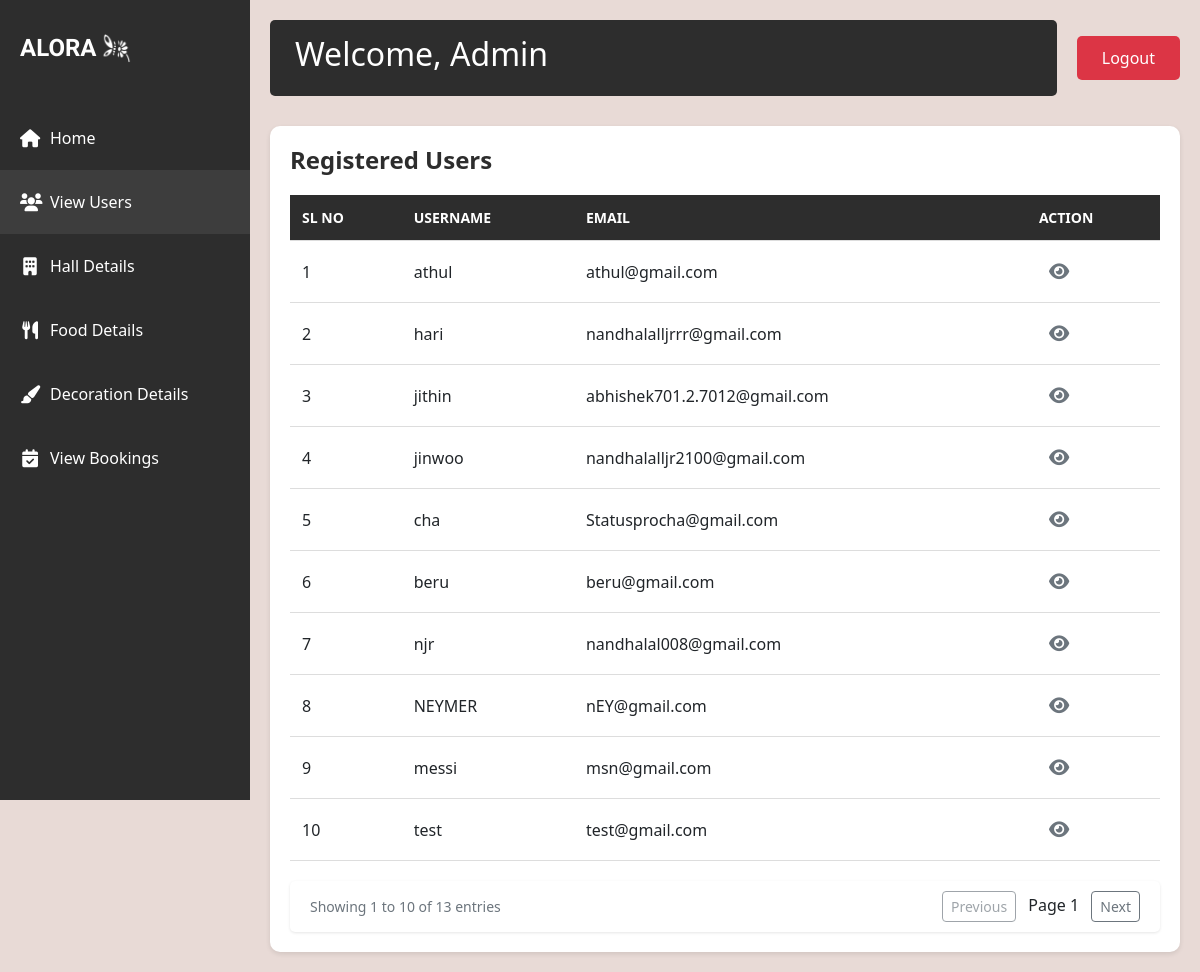
Page /viewusers on the committed database.
### app/models.py (models this page shows)
class User_details(models.Model):
    user_id=models.ForeignKey(User,on_delete=models.CASCADE)
    phone_number=models.CharField(max_length=10,unique=True)
    gender=models.CharField(max_length=10)
    address=models.TextField()

### app/views.py (the view)
# urls.py: path('viewusers',views.viewusers,name='viewusers'),
def viewusers(request):
    user_details = User_details.objects.all()
    context = {
        'user_details': user_details,
    }
    return  render(request,'viewusers.html',context)

### templates/viewusers.html (shortened to what this page needs)
<!DOCTYPE html>
<html lang="en">
<head>
    {% load static %}
    <link href="https://cdn.jsdelivr.net/npm/bootstrap@5.3.0/dist/css/bootstrap.min.css" rel="stylesheet">
    <link rel="stylesheet" href="https://cdnjs.cloudflare.com/ajax/libs/font-awesome/6.0.0/css/all.min.css">
</head>
<body>
    <div class="sidebar">
        <div class="logo-container">
            <div class="logo">ALORA</div>
            <img src="{% static 'aloral.png' %}" alt="Light Bulb" class="logo-image">
        </div>
        <nav class="nav flex-column">
            <a class="nav-link" href="{% url 'admin' %}">
                <i class="fas fa-home"></i> Home
            </a>
            <a class="nav-link active" href="{% url 'viewusers' %}">
                <i class="fas fa-users"></i> View Users
            </a>
            <a class="nav-link" href="{% url 'halldetails' %}">
                <i class="fas fa-building"></i> Hall Details
            </a>
            <a class="nav-link" href="{% url 'fooddetails' %}">
                <i class="fas fa-utensils"></i> Food Details
            </a>
            <a class="nav-link" href="{% url 'decorationdetails' %}">
                <i class="fas fa-paint-brush"></i> Decoration Details
            </a>
            <a class="nav-link" href="{% url 'admin_view_booking' %}">
                <i class="fas fa-calendar-check"></i> View Bookings
            </a>
        </nav>
    </div>
    <div class="main-content">
        <div class="top-nav">
            <div class="welcome-section">
                <h2>Welcome, Admin</h2>
            </div>
            <a href="{% url 'logout' %}" class="logout-btn">Logout</a>
        </div>
        <div class="users-table">
            <h1>Registered Users</h1>
            <table>
                <thead>
                    <tr>
                        <th>Sl No</th>
                        <th>Username</th>
                        <th>Email</th>
                        <th>Action</th>
                    </tr>
                </thead>
                <tbody>
                    {% for x in user_details %}
                        <tr>
                            <td>{{ forloop.counter }}</td>
                            <td>{{ x.user_id.username }}</td>
                            <td>{{ x.user_id.email }}</td>
                            <td>
                                <button class="eye-btn" onclick="toggleDetails(this, 'details-{{ forloop.counter }}')">
                                    <i class="fas fa-eye"></i>
                                </button>
                            </td>
                        </tr>
                    {% endfor %}
                </tbody>
            </table>
            <div class="pagination-controls">
                <div class="d-flex justify-content-between align-items-center">
                    <div class="showing-entries">
                        Showing <span id="start-entry">1</span> to <span id="end-entry">10</span> of <span id="total-entries">{{ user_details|length }}</span> entries
                    </div>
                    <div>
                        <button id="prev-page" class="btn btn-sm btn-outline-secondary" disabled>Previous</button>
                        <span id="page-info" class="mx-2">Page 1</span>
                        <button id="next-page" class="btn btn-sm btn-outline-secondary">Next</button>
                    </div>
                </div>
            </div>
        </div>
    </div>
</body>
</html>

### templates/viewusers.html (style rules this page uses)
body { background-color: #e8dad6; min-height: 100vh; }
.sidebar { background-color: #2d2d2d; color: white; min-height: 100vh; padding-top: 20px; position: fixed; width: 250px; }
.logo-container { display: flex; align-items: center; justify-content: flex-start; padding: 10px 20px; margin-bottom: 30px; }
.logo { font-family: 'Irish Grover'; font-size: 24px; font-weight: bold; }
.logo-image { width: 30px; height: 30px; margin-left: 5px; }
.nav-link { color: #ffffff; padding: 20px 20px; transition: all 0.3s; font-size: 16px; display: flex; align-items: center; }
.nav-link i { margin-right: 10px; font-size: 18px; width: 20px; text-align: center; }
.nav-link.active { background-color: #3d3d3d; }
.main-content { margin-left: 250px; padding: 20px; }
.top-nav { display: flex; justify-content: space-between; align-items: center; margin-bottom: 30px; }
.welcome-section { background-color: #2d2d2d; color: white; padding: 15px 25px; border-radius: 5px; flex-grow: 1; margin-right: 20px; }
.logout-btn { background-color: #dc3545; color: white; border: none; padding: 10px 25px; border-radius: 5px; text-decoration: none; transition: background-color 0.3s; }
.users-table { background-color: white; border-radius: 10px; box-shadow: 0 2px 5px rgba(0,0,0,0.1); padding: 20px; margin-top: 20px; }
.users-table h1 { font-size: 24px; font-weight: bold; margin-bottom: 20px; color: #2d2d2d; }
.users-table table { width: 100%; border-collapse: collapse; }
.users-table th, .users-table td { padding: 12px; text-align: left; border-bottom: 1px solid #ddd; }
.users-table th { background-color: #2d2d2d; color: white; text-transform: uppercase; font-size: 14px; }
.eye-btn { background: none; border: none; color: #6c757d; cursor: pointer; font-size: 18px; transition: all 0.3s ease; padding: 5px 10px; border-radius: 50%; }
.pagination-controls { background-color: white; padding: 10px 20px; border-radius: 5px; box-shadow: 0 1px 3px rgba(0,0,0,0.1); margin-top: 20px; }
.showing-entries { color: #6c757d; font-size: 14px; }

### rows in the picture
User_details: user_id.username "athul", user_id.email "athul@gmail.com"
User_details: user_id.username "hari", user_id.email "nandhalalljrrr@gmail.com"
User_details: user_id.username "jithin", user_id.email "abhishek701.2.7012@gmail.com"
User_details: user_id.username "jinwoo", user_id.email "nandhalalljr2100@gmail.com"
User_details: user_id.username "cha", user_id.email "Statusprocha@gmail.com"
User_details: user_id.username "beru", user_id.email "beru@gmail.com"
User_details: user_id.username "njr", user_id.email "nandhalal008@gmail.com"
User_details: user_id.username "NEYMER", user_id.email "nEY@gmail.com"
User_details: user_id.username "messi", user_id.email "msn@gmail.com"
User_details: user_id.username "test", user_id.email "test@gmail.com"

### other values in the picture
{{ user_details|length }} "13"
